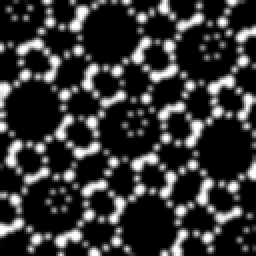
#> input picture my_set/training/molecule_0_r45_blur.png, 128 x 128 px, found by its file name (shown 2 times larger); its folder holds only this picture in this run
$ python augmentation.py
#> lines starting #> are read from the running program, lines starting #| are printed output that depends on the picture
import os
import cv2
import numpy as np
import random


# 高斯噪声
def addGaussianNoise(image, percetage, seed=None):
    G_Noiseimg = image.copy()
    h, w = image.shape
    G_NoiseNum = int(percetage * h * w)

    if seed is not None:
        np.random.seed(seed)
        random.seed(seed)

    for i in range(G_NoiseNum):
        temp_x = np.random.randint(0, h)
        temp_y = np.random.randint(0, w)
        G_Noiseimg[temp_x, temp_y] = np.random.randn(1)[0]

    return G_Noiseimg


# 昏暗
def darker(image, percetage=0.9):
    image_copy = image.copy()
    h, w = image.shape
    # get darker
    for x in range(w):
        for y in range(h):
            image_copy[y, x] = int(image[y, x] * percetage)
    return image_copy


# 亮度
def brighter(image, percetage=1.2):
    image_copy = image.copy()
    h, w = image.shape
    # get brighter
    for x in range(w):
        for y in range(h):
            image_copy[y, x] = np.clip(int(image[y, x] * percetage), a_max=255, a_min=0)
    return image_copy


# 旋转
def rotate(image, angle, center=None, scale=1.0):
    (h, w) = image.shape[:2]
    # If no rotation center is specified, the center of the image is set as the rotation center
    if center is None:
        center = (w / 2, h / 2)
    m = cv2.getRotationMatrix2D(center, angle, scale)
    rotated = cv2.warpAffine(image, m, (w, h))
    return rotated


# 翻转
def flip(image):
    flipped_image = np.fliplr(image)
    return flipped_image


# 中心裁剪
def center_crop(image, size):
    h, w = image.shape[:2]
    top = (h - size[0]) // 2
    left = (w - size[1]) // 2
    bottom = top + size[0]
    right = left + size[1]
    cropped_image = image[top:bottom, left:right, :]
    return cropped_image


if __name__ == '__main__':
    path = 'F:\\MOLECULE dataset\\training'  # 这里需要加一个反斜杠作为转义字符，是绝对路径
    output_path = 'F:\\STEM_img'
    os.makedirs(output_path, exist_ok=True)
    file_dir = os.listdir(path)  # os.listdir(path) 返回指定路径下所有文件和文件夹的名字，并存放于一个列表中
    for j in range(len(file_dir)):
        tar_path = path + '\\' + file_dir[j]  # 这里是文件夹中的子文件夹
        output_tar_path = output_path + '\\' + file_dir[j]  # 这里是文件夹中的子文件夹
        output_tar_path = output_tar_path.split('.')[0]
        img = cv2.imread(tar_path)
#> img is the input picture: shape (128, 128, 3); min 0, max 255, mean 51.5
        # 写入
        rotate_angle = [30, 45, 60, 75, 90, 120, 135, 180]
        for angle in rotate_angle:
            # 中心裁剪
            rotated_img = rotate(img, angle)
            img_center_crop = center_crop(rotated_img, (128, 128))  # 指定裁剪尺寸
            cv2.imwrite(output_tar_path+f'_r{angle}.png', img_center_crop)
#> this loop made 8 passes
#> pass 1, in rotate, `rotated = cv2.warpAffine(image, m, (w, h))`:
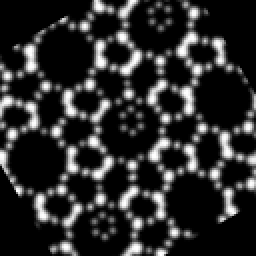
#> rotated: shape (128, 128, 3) (shown 2 times larger); min 0, max 255, mean 44.4
#> pass 2, in rotate (call 2), `rotated = cv2.warpAffine(image, m, (w, h))`:
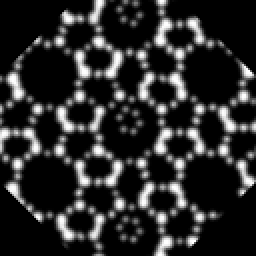
#> rotated: shape (128, 128, 3) (shown 2 times larger); min 0, max 255, mean 43.2
#> pass 3, in rotate (call 3), `rotated = cv2.warpAffine(image, m, (w, h))`:
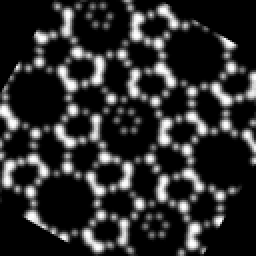
#> rotated: shape (128, 128, 3) (shown 2 times larger); min 0, max 255, mean 44.3
#> after the loop:
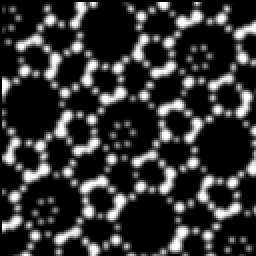
#> rotated_img: shape (128, 128, 3) (shown 2 times larger); min 0, max 255, mean 50.5

    out_file_dir = os.listdir(output_path)  # os.listdir(path) 返回指定路径下所有文件和文件夹的名字，并存放于一个列表中
    for j in range(len(out_file_dir)):
        tar_path = output_path + '\\' + out_file_dir[j]  # 这里是文件夹中的子文件夹
        output_tar_path = output_path + '\\' + out_file_dir[j]  # 这里是文件夹中的子文件夹
        output_tar_path = output_tar_path.split('.')[0]

        img = cv2.imread(tar_path, cv2.IMREAD_GRAYSCALE)
        # 镜像
        flipped_img = flip(img)
        cv2.imwrite(output_tar_path+'_fli.png', flipped_img)

        # 变亮、变暗
        img_darker = darker(img)
        cv2.imwrite(output_tar_path+'_darker.png', img_darker)
        img_brighter = brighter(img)
        cv2.imwrite(output_tar_path+'_brighter.png', img_brighter)

        blur = cv2.GaussianBlur(img, (3, 3), 1.5)
        # cv2.GaussianBlur(图像，卷积核，标准差）
        cv2.imwrite(output_tar_path+'_blur.png', blur)

$ run again, on my_set/training/molecule_14_r135_blur.png
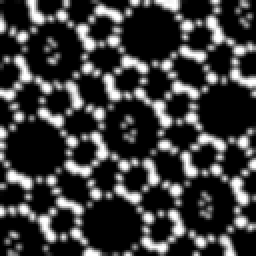
#> input picture my_set/training/molecule_14_r135_blur.png, 128 x 128 px, found by its file name (shown 2 times larger)
#> img is the input picture: shape (128, 128, 3); min 0, max 255, mean 57.9
#> the loop `for angle in rotate_angle:` made 8 passes
#> pass 1, in rotate, `rotated = cv2.warpAffine(image, m, (w, h))`:
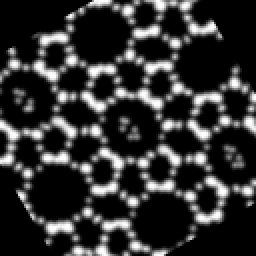
#> rotated: shape (128, 128, 3) (shown 2 times larger); min 0, max 255, mean 49.6
#> after the loop `for angle in rotate_angle:`:
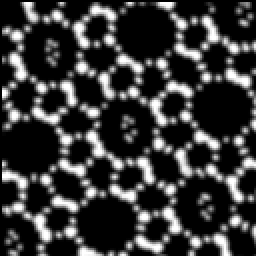
#> rotated_img: shape (128, 128, 3) (shown 2 times larger); min 0, max 255, mean 56.9

$ run again, on my_set/training/molecule_14_r60_blur.png
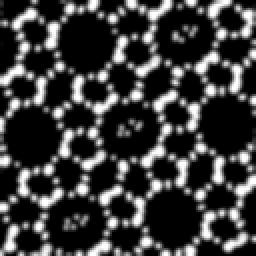
#> input picture my_set/training/molecule_14_r60_blur.png, 128 x 128 px, found by its file name (shown 2 times larger)
#> img is the input picture: shape (128, 128, 3); min 0, max 255, mean 60.8
#> the loop `for angle in rotate_angle:` made 8 passes
#> pass 1, in rotate, `rotated = cv2.warpAffine(image, m, (w, h))`:
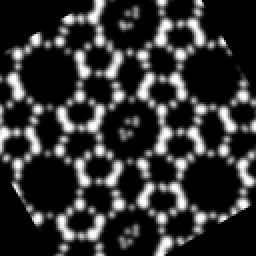
#> rotated: shape (128, 128, 3) (shown 2 times larger); min 0, max 255, mean 49.1
#> after the loop `for angle in rotate_angle:`:
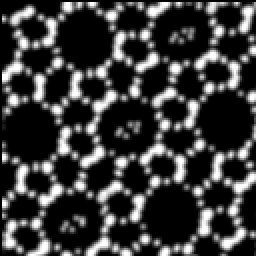
#> rotated_img: shape (128, 128, 3) (shown 2 times larger); min 0, max 255, mean 59.8

$ run again, on my_set/training/molecule_14_r75_blur.png
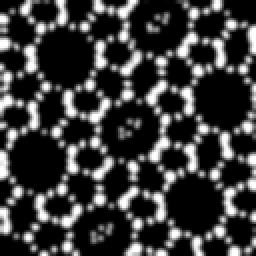
#> input picture my_set/training/molecule_14_r75_blur.png, 128 x 128 px, found by its file name (shown 2 times larger)
#> img is the input picture: shape (128, 128, 3); min 0, max 255, mean 59.8
#> the loop `for angle in rotate_angle:` made 8 passes
#> pass 1, in rotate, `rotated = cv2.warpAffine(image, m, (w, h))`:
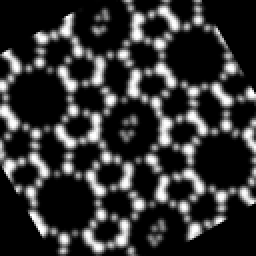
#> rotated: shape (128, 128, 3) (shown 2 times larger); min 0, max 255, mean 49.9
#> after the loop `for angle in rotate_angle:`:
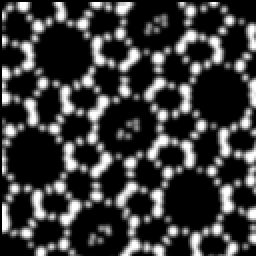
#> rotated_img: shape (128, 128, 3) (shown 2 times larger); min 0, max 255, mean 58.5
